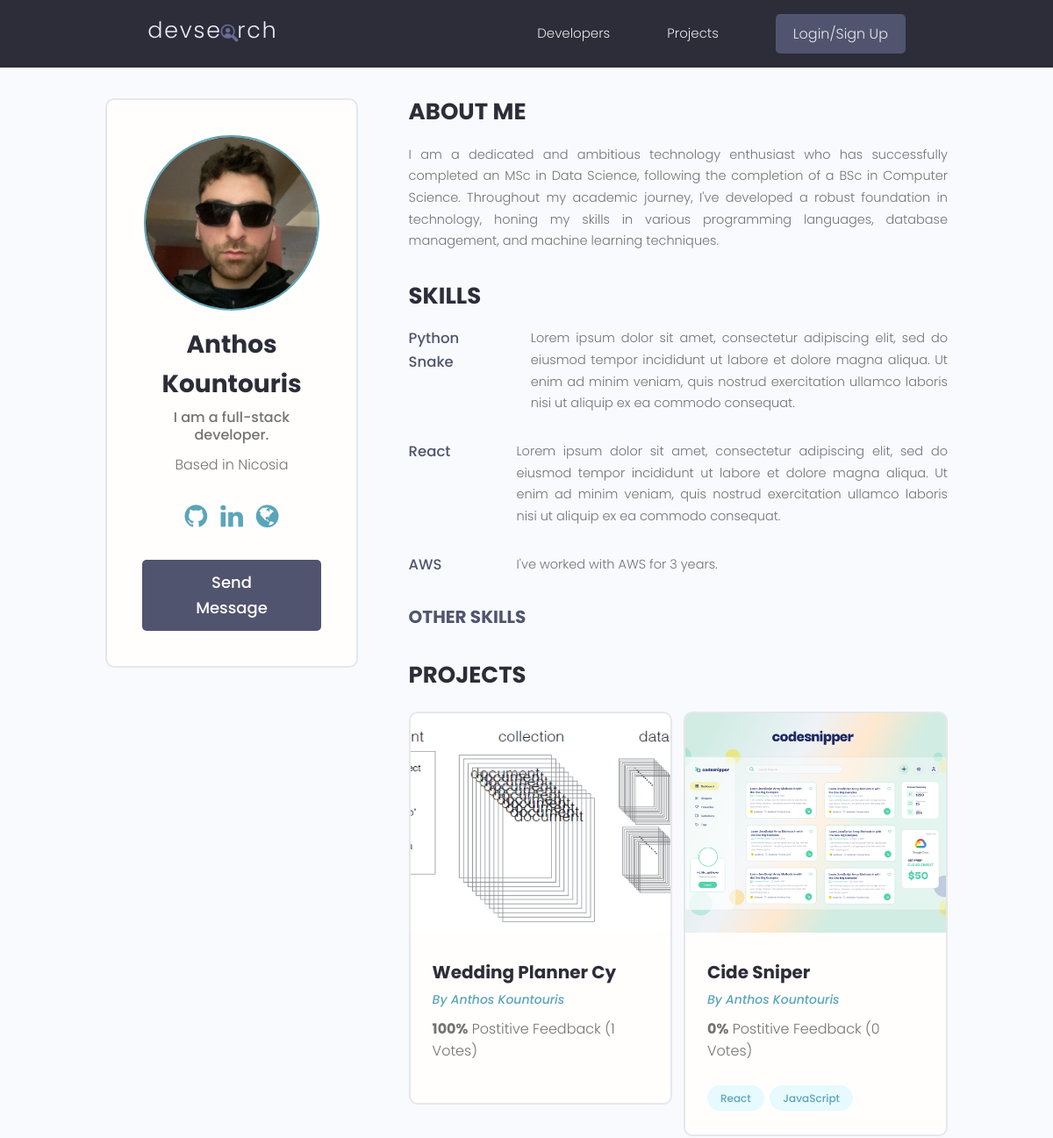
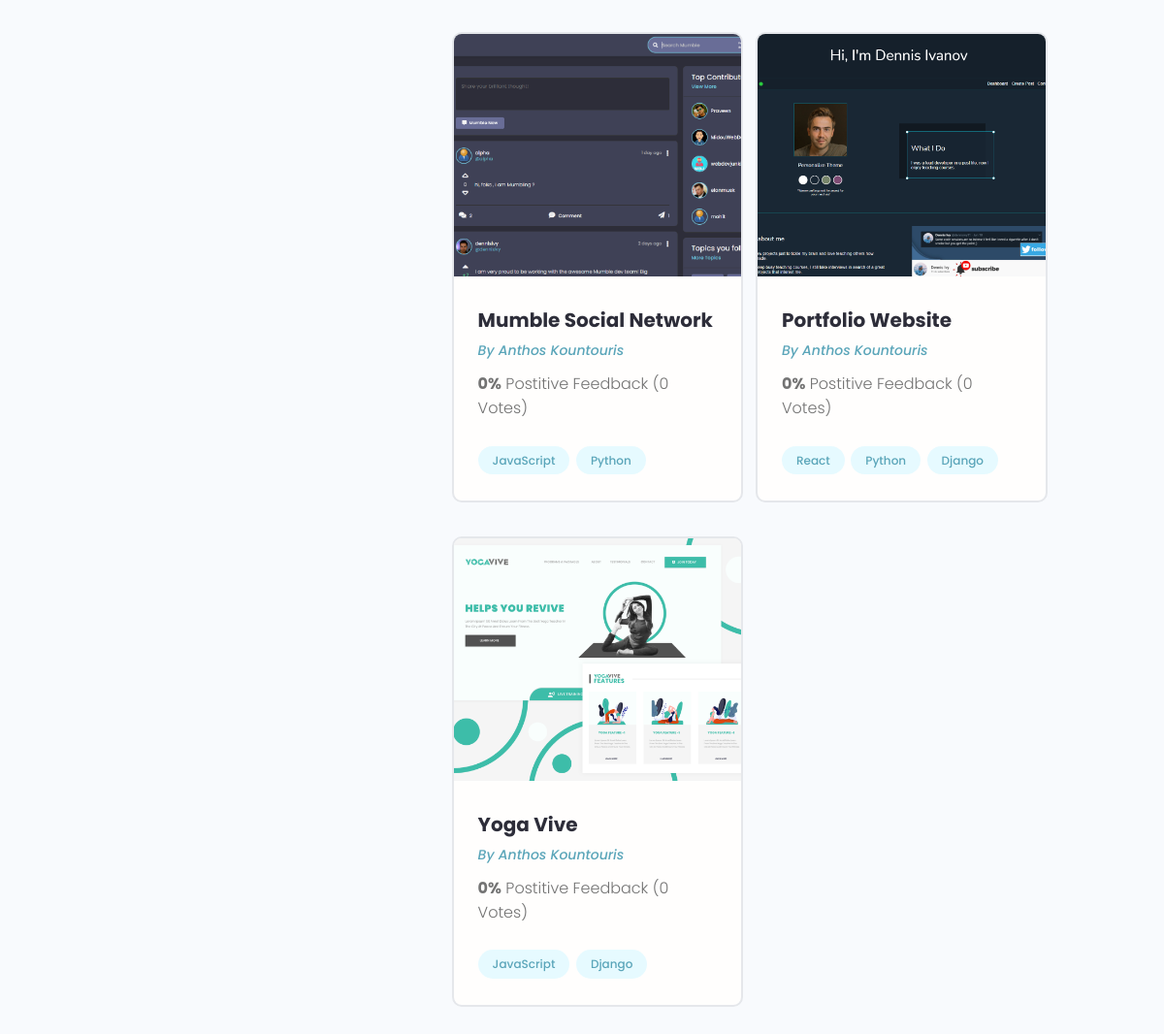
Page /profile/f5a5ba5a-66cb-472f-b685-34cc668474f9/ on the earlier database version (2 pictures, top to bottom).
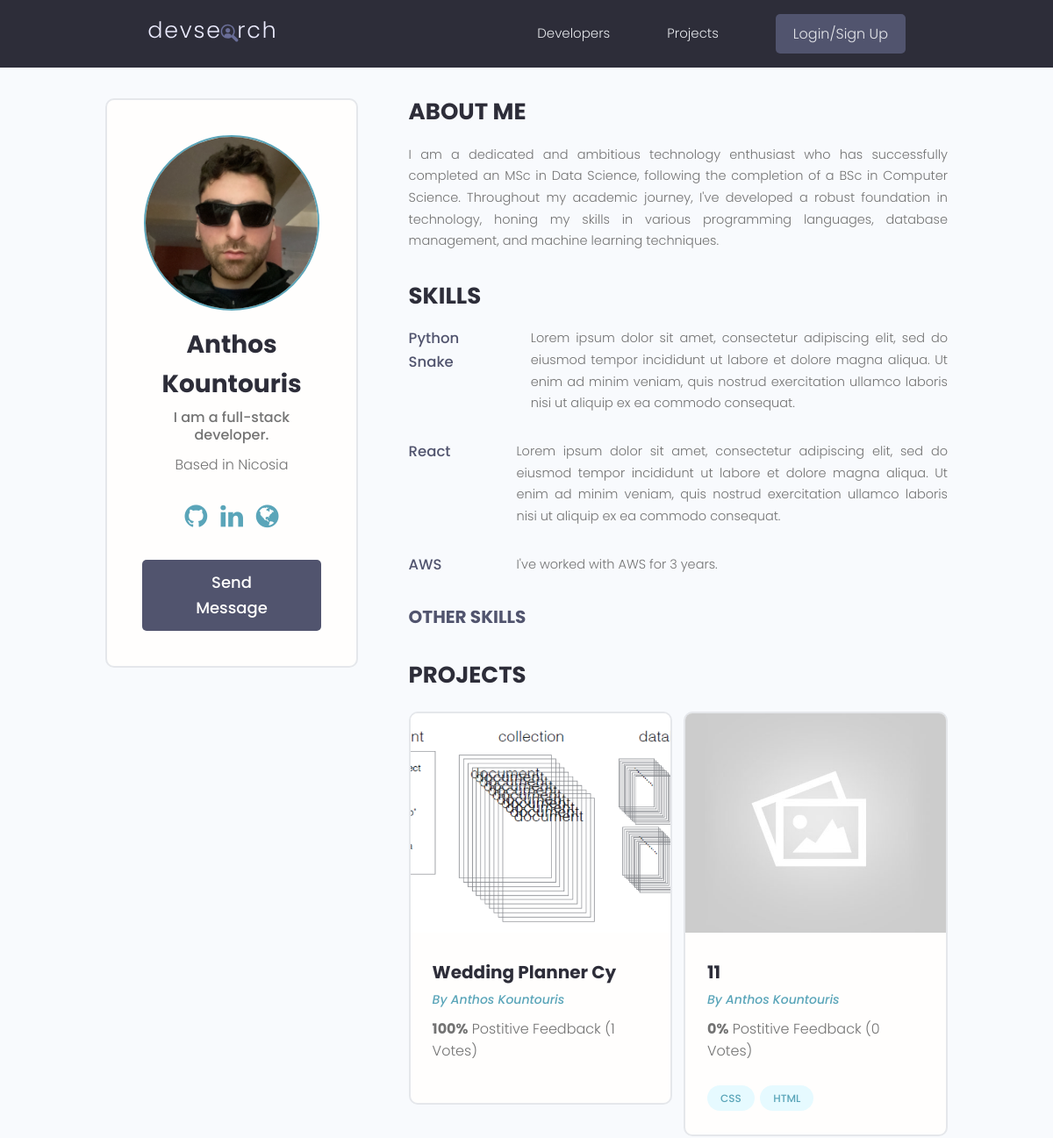
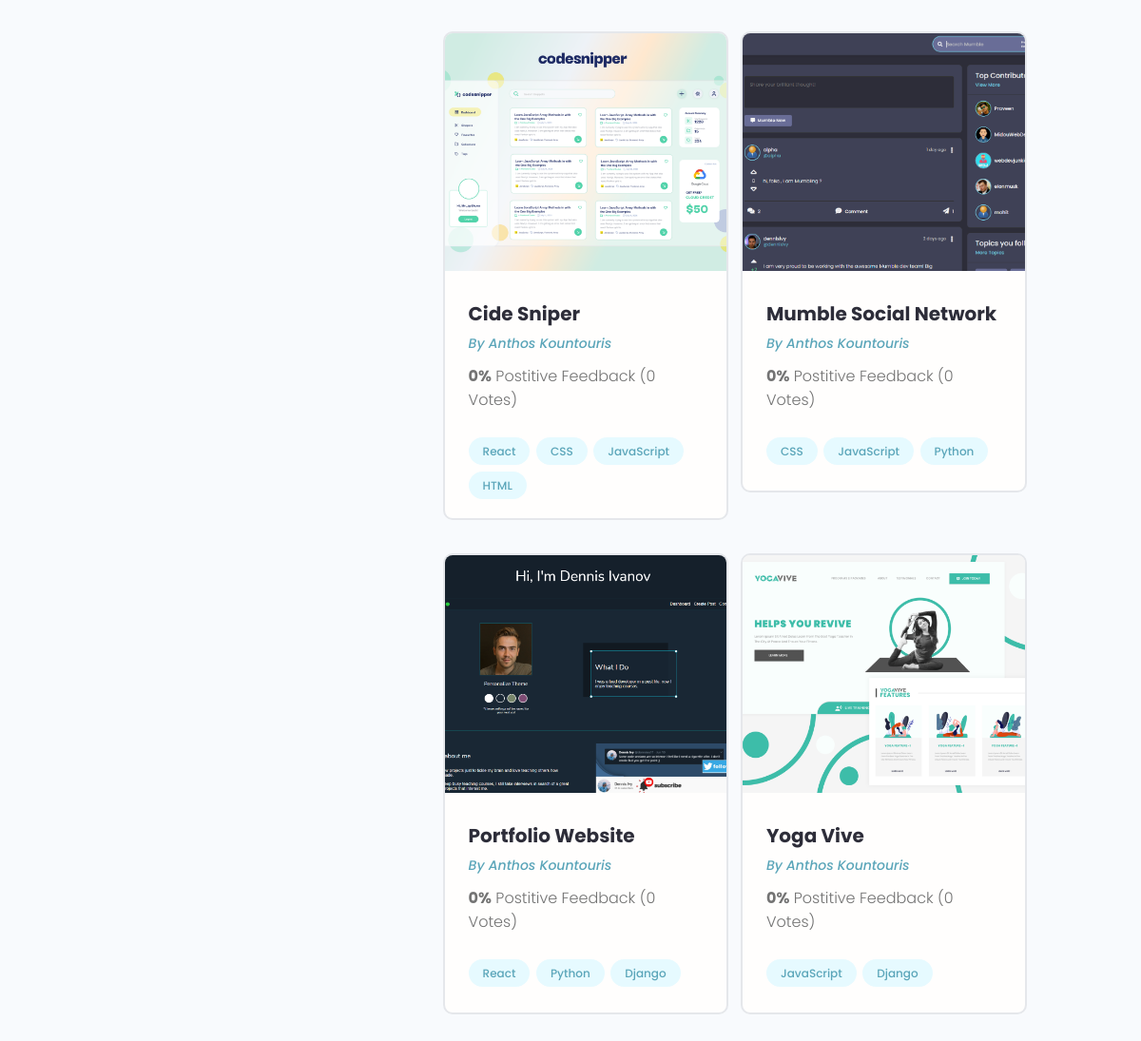
Same page on the later database version (2 pictures, top to bottom).
### users/models.py (models this page shows, shortened)
class Skill(models.Model):
    owner = models.ForeignKey(Profile, on_delete=models.CASCADE, null=True, blank=True)
    name = models.CharField(max_length=200, blank=True, null = True)
    description = models.TextField(blank=True, null=True)
    created = models.DateTimeField(auto_now_add = True)
    id = models.UUIDField(default = uuid.uuid4, unique = True,
                          primary_key = True, editable = False)

class Profile(models.Model):
    user = models.OneToOneField(User, on_delete=models.CASCADE, null=True, blank=True)
    name = models.CharField(max_length=200, blank=True, null = True)
    email = models.EmailField(max_length=500, blank=True, null = True)
    username = models.CharField(max_length=200, blank=True, null = True)
    location = models.CharField(max_length=200, blank=True, null = True)
    short_intro = models.CharField(max_length=200, blank=True, null=True)
    bio = models.TextField(blank=True, null=True)
    profile_image = models.ImageField(
        null=True, blank=True, upload_to='profiles/', default='profiles/user-default.png')
    social_github = models.CharField(max_length=200, blank=True, null = True)
    social_twitter = models.CharField(max_length=200, blank=True, null = True)
    social_linkedin = models.CharField(max_length=200, blank=True, null = True)
    social_youtube = models.CharField(max_length=200, blank=True, null = True)
    social_website = models.CharField(max_length=200, blank=True, null = True)
    created = models.DateTimeField(auto_now_add = True)
    id = models.UUIDField(default = uuid.uuid4, unique = True,
                          primary_key = True, editable = False)
    class Meta:
        ordering = ['created']
    @property
    def imageUrl(self):
        try:
            url = self.profile_image.url
        except:
            url = ''
        return url

### projects/models.py (models this page shows, shortened)
class Project(models.Model):
    owner = models.ForeignKey(Profile, null=True, blank=True, on_delete=models.CASCADE) # many to one relationship
    title = models.CharField(max_length=200)
    description = models.TextField(null = True, blank=True) # Can leave it empty (database, django) to know
    featured_image = models.ImageField(
        null=True, blank=True, default="default.jpg")
    demo_link = models.CharField(max_length = 2000, null = True, blank = True)
    source_link = models.CharField(max_length = 2000, null = True, blank = True)
    tags = models.ManyToManyField('Tag', blank = True) # In string to be able to add it
    vote_total = models.IntegerField(default = 0, null = True, blank = True)
    vote_ratio = models.IntegerField(default = 0, null = True, blank = True)
    created = models.DateTimeField(auto_now_add = True)
    id = models.UUIDField(default = uuid.uuid4, unique = True,
                          primary_key = True, editable = False)
    class Meta:
        ordering = ['-vote_ratio', '-vote_total', 'title'] # ordering, use - infront for descending
    @property
    def imageUrl(self):
        try:
            url = self.featured_image.url
        except:
            url = ''
        return url

class Tag(models.Model):
    name = models.CharField(max_length=200)
    created = models.DateTimeField(auto_now_add = True)
    id = models.UUIDField(default = uuid.uuid4, unique = True,
                          primary_key = True, editable = False)
    def __str__(self):
        return self.name

### users/views.py (the view)
# urls.py: path('profile/<str:pk>/', views.userProfile, name="user-profile"),
def userProfile(request, pk):
    profile = Profile.objects.get(id=pk)
    topSkills = profile.skill_set.exclude(description__exact="") # Excludes the skills with no description
    otherSkills = profile.skill_set.filter(description="") # Filters the skills with an empty description
    context = {'profile' : profile,
               "topSkills" : topSkills,
               "otherSkills" : otherSkills}
    return render(request, 'users/user-profile.html', context)

### users/templates/users/user-profile.html (shortened to what this page needs)
{% extends 'main.html' %}
{% block content %}
<main class="profile my-md">
    <div class="container">
      <div class="layout">
        <div class="column column--1of3">
          <div class="card text-center">
            <div class="card__body dev">
              <img class="avatar avatar--xl" src="{{profile.imageUrl}}" />
              <h2 class="dev__name">{{profile.name}}</h2>
              <p class="dev__title">{{profile.short_intro}}</p>
              <p class="dev__location">Based in {{profile.location}}</p>
              <ul class="dev__social">
                {% if profile.social_github %}
                <li>
                  <a title="Github" href="{{profile.social_github}}" target="_blank"><i class="fa fa-github" style="font-size:30px"></i></a>
                </li>
                {% endif %}
                {% if profile.social_linkedin %}
                <li>
                  <a title="LinkedIn" href="{{profile.social_linkedin}}" target="_blank"><i class="fa fa-linkedin" style="font-size:30px"></i></a>
                </li>
                {% endif %}
                {% if profile.social_website %}
                <li>
                  <a title="Personal Website" href="{{profile.social_website}}" target="_blank"><i class="fa fa-globe" style="font-size:30px"></i></a>
                </li>
                {% endif %}
              </ul>
              {% if request.user.profile.id != profile.id %}
              <a href="{% url 'create-message' profile.id %}" class="btn btn--sub btn--lg">Send Message </a>
              {% endif %}
            </div>
          </div>
        </div>
        <div class="column column--2of3">
          <div class="devInfo">
            <h3 class="devInfo__title">About Me</h3>
            <p class="devInfo__about">
            {{profile.bio}}
            </p>
          </div>
          <div class="devInfo">
            <h3 class="devInfo__title">Skills</h3>
            <div class="devInfo__skills">
            {% for skill in topSkills %}
              <div class="devSkill">
                <h4 class="devSkill__title">{{skill.name}}</h4>
                <p class="devSkill__info">
                    {{skill.description}}
                </p>
              </div>
              {% endfor %}
              <h3 class="devInfo__subtitle">Other Skills</h3>
            </div>
          </div>
          <div class="devInfo">
            <h3 class="devInfo__title">Projects</h3>
            <div class="grid grid--two">
                {% for project in profile.project_set.all %}
              <div class="column">
                <div class="card project">
                  <a href="{% url 'project' project.id %}" class="project">
                    <img class="project__thumbnail" src="{{project.imageUrl}}" alt="project thumbnail" />
                    <div class="card__body">
                      <h3 class="project__title">{{project.title}}</h3>
                      <p><a class="project__author" href="{% url 'user-profile' project.owner.id %}">By {{project.owner.name}}</a></p>
                      <p class="project--rating">
                        <span style="font-weight: bold;">{{project.vote_ratio}}%</span> Postitive
                        Feedback ({{project.vote_total}} Votes)
                      </p>
                      <div class="project__tags">
                        {% for tag in project.tags.all %}
                        <span class="tag tag--pill tag--main">
                          <small>{{tag}}</small>
                        </span>
                        {% endfor %}
                      </div>
                    </div>
                  </a>
                </div>
            </div>
            {% endfor %}
            </div>
          </div>
        </div>
      </div>
    </div>
  </main>
{% endblock content %}

Differences in the rows shown:
added Project: imageUrl (placeholder picture), title "11", owner.name "Anthos Kountouris", vote_ratio "0", vote_total "0"
added Tag: name "CSS"
added Tag: name "HTML"
